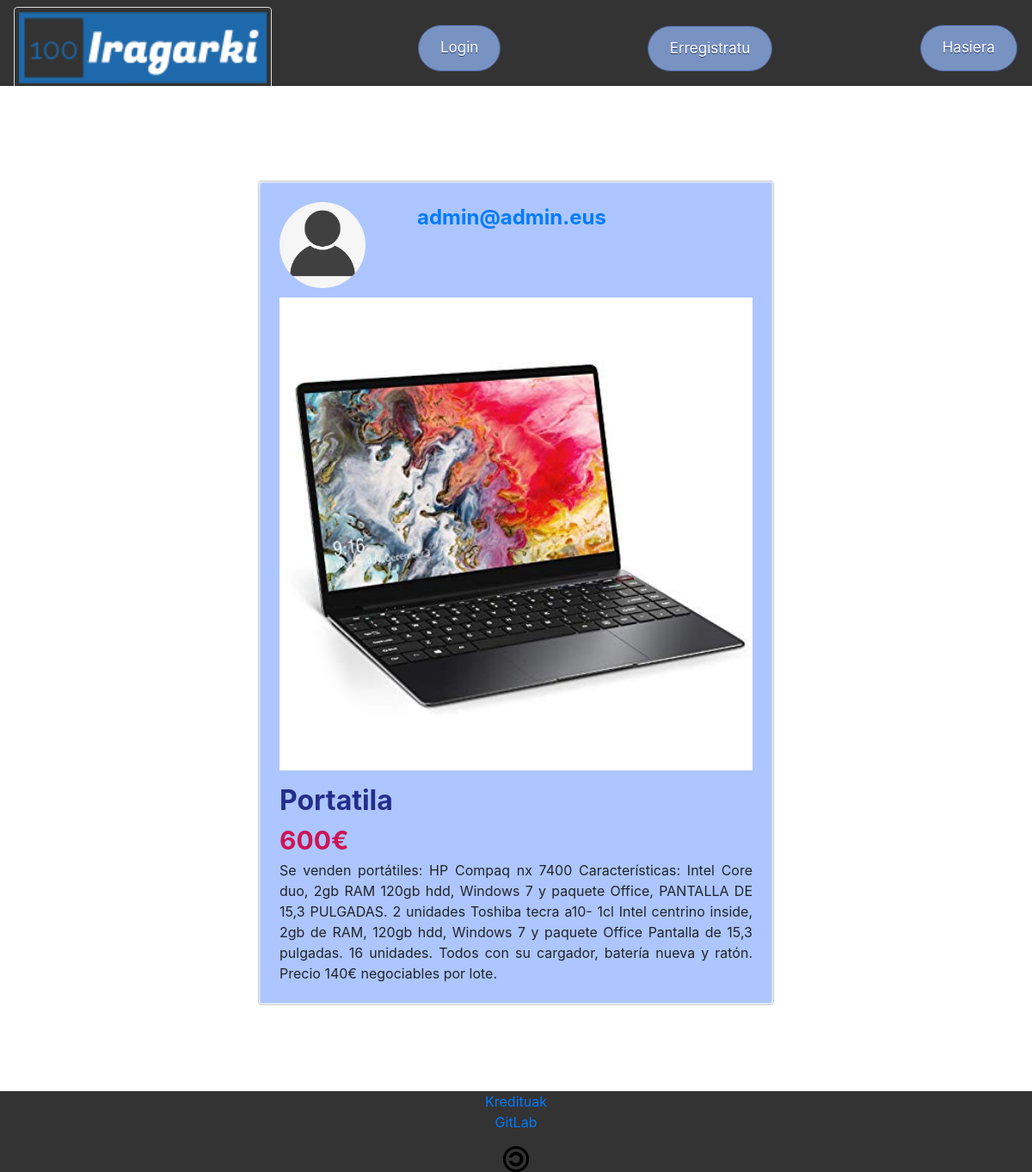
Screenshot of /php/Ad.php?ad_id=1 with the database file from the repository.
### tables this page shows
CREATE TABLE `ads` (
  `ad_id` int(11) NOT NULL,
  `email` varchar(100) NOT NULL,
  `title` varchar(100) NOT NULL,
  `category` varchar(100) NOT NULL,
  `text` varchar(10000) NOT NULL,
  `price` float NOT NULL,
  `city` varchar(100) NOT NULL,
  `date` datetime NOT NULL
);

### php/Ad.php (the view, shortened to what this page needs)
<!DOCTYPE html>
<html>
<head>
</head>
<body>
	<?php include '../php/Menus.php' ?>
	<div class="main">
		<?php
		$ad_id = trim($_GET["ad_id"]);
		include '../php/DbConfig.php';
		$link = mysqli_connect($zerbitzaria, $erabiltzailea, $gakoa, $db) or die("Errorea datu-baseko konexioan");
		$sql = "SELECT * FROM ads NATURAL JOIN users WHERE ad_id=$ad_id";
		$result = mysqli_query($link, $sql) or die("Errorea datu-baseko kontsultan");
		$lerroKopurua = mysqli_num_rows($result);
		if ($lerroKopurua == 0) {
			echo "<script>alert('Id okerra'); history.go(-1);</script>";
		}
		else {
			$row = mysqli_fetch_array($result, MYSQLI_ASSOC);
			$directory = "../images/ads/".$row['ad_id']."/";
			$files = scandir($directory);
			$firstFile = $directory . $files[2];
			$images = glob("../images/users/".$row['email'].".*");
			if (empty($images)) {
				$avatar = "../images/Anonimoa.png";
			}
			else {
				$avatar = $images[0];
			}
			echo 	'<div class="ad-big">
						<div class="ad-big-header">
							<img class="avatar-small" src="'.$avatar.'" alt="Avatar">
							<a href="ShowAdvertisementsUser.php?email='.$row['email'].'"><p>'.$row['email'].'</p></a>
						</div>
						<div class="ad-image">
							<img src="'.$firstFile.'">
						</div>
						<div class="ad-big-footer">
							<div class="ad-big-footer-title">'.$row['title'].'</div>
							<div class="ad-big-footer-price">'.$row['price'].'€</div>
							<div class="ad-big-footer-description">'.$row['text'].'</div>
						</div>
					</div>';
		}
		?>
	</div>
</body>
</html>

### styles/Style.css (style rules this page uses)
* { margin: 0; padding: 0; }
html { font-family: Roboto, sans-serif; }
body { margin: 0; background-color: #21ce77; }
footer { background: #333; text-align: center; }
.main { position: relative; width: 100%; display: inline-block; text-align: center; margin-top: 100px; }
.ad-big { margin-left: 25%; margin-right: 25%; margin-top: 10px; padding: 2%; display: inline-block; background-color: #adc6ff; text-align: center; border: 1px solid #ccc; box-shadow: 1px 1px 2px #fff inset, -1px -1px 2px #fff inset; border-radius: 3px/6px; }
.ad-big-header { display: inline-block; display: flex; }
.avatar-small { float: left; overflow: hidden; width: 100px; height: 100px; border-radius: 50%; }
.ad-image { display: inline-block; margin-top: 2%; width: 100%; height: 100%; max-width: 600px; max-height: 600px; }
.ad-image img { width: 100%; max-width: 600px; max-height: 600px; }
.ad-big-header p { font-weight: bold; font-size: 150%; margin-left: 60px; }
.ad-big-footer { text-align: left; padding-top: 2%; }
.ad-big-footer-title { color: #242d8c; text-decoration: none; font-size: 200%; font-weight: bold; }
.ad-big-footer-description { text-align: justify; }
.ad-big-footer-price { color: #ce1555; font-weight: bold; font-size: 30px; display: inline-block; }

### rows the page displays
ads: email "admin@admin.eus", title "Portatila", price "600", text "Se venden portátiles: HP Compaq nx 7400 Características: Intel Core duo, 2gb RAM 120gb hdd, Windows 7 y paquete Office, PANTALLA DE 15,3 PULGADAS. 2 unidades Toshiba tecra a10- 1cl Intel centrino inside, 2gb de RAM, 120gb hdd, Windows 7 y paquete Office Pantalla de 15,3 pulgadas. 16 unidades. Todos con su cargador, batería nueva y ratón. Precio 140€ negociables por lote."
